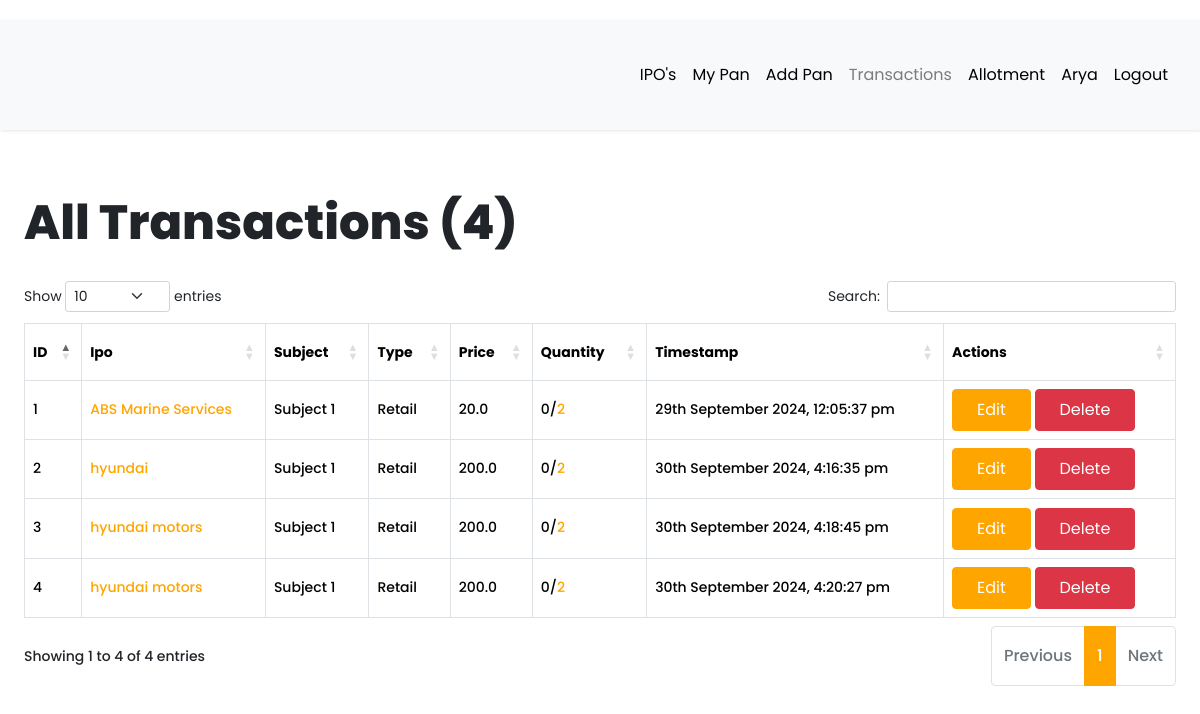
The page /all-transactions (signed in) on the database as committed earlier.
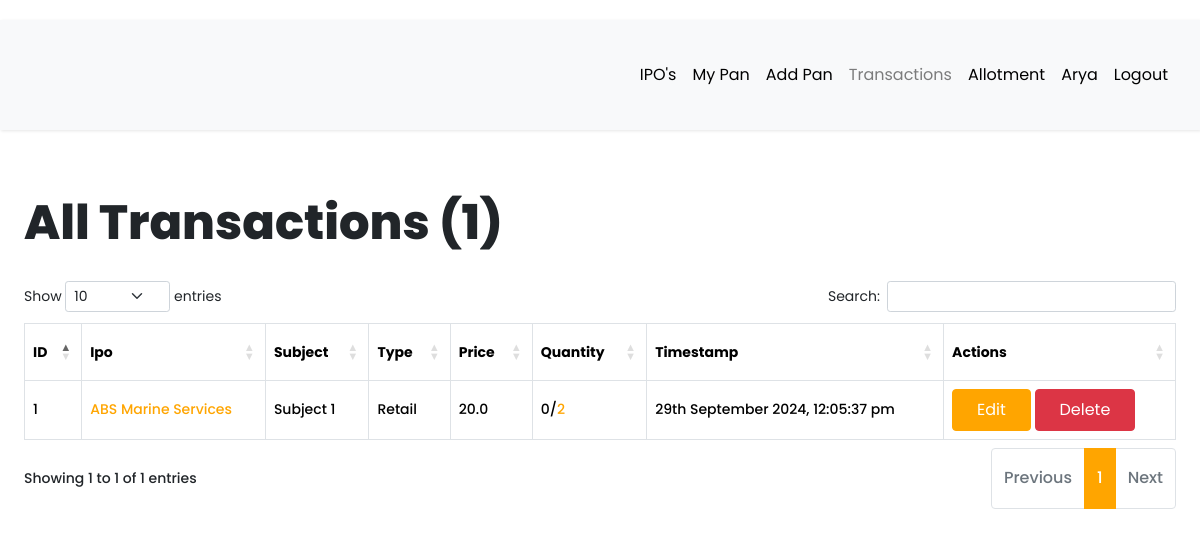
The same page on the database as committed later.
### app/models.py (models this page shows, shortened)
class User(db.Model, UserMixin):
    __tablename__ = "user"
    id = db.Column(db.Integer, primary_key=True)
    first_name = db.Column(db.String(64), index=True, default="First Name", nullable=False)
    last_name = db.Column(db.String(64), index=True, nullable=True)
    username = db.Column(db.String(64), index=True, unique=True, nullable=False)
    email = db.Column(db.String(128), index=True, nullable=False)
    password_hash = db.Column(db.String(128))
    confirm_password = db.Column(db.String(128))
    phone_number = db.Column(db.String(20), nullable=False, unique = True)
    verification_phone = db.Column(db.String(20))
    active = db.Column(db.Boolean, nullable=False, default=True)
    delete_account = db.Column(db.Boolean, default=False)
    registered_at = db.Column(db.DateTime, default=datetime.utcnow, nullable=False)
    emails = db.relationship("Email", backref="author", lazy="dynamic")
    type = db.Column(db.String(64))
    __mapper_args__ = {"polymorphic_identity": "user", "polymorphic_on": "type"}
    @property
    def is_active(self):
        return self.active

class Transaction(db.Model):
    __tablename__ = "transactions"
    id = db.Column(db.Integer, primary_key=True)
    timestamp = db.Column(db.DateTime, default=datetime.utcnow, nullable=False)
    settled = db.Column(db.Boolean, default=False)
    product_id = db.Column(db.Integer, db.ForeignKey('ipos.id', name='fk_transaction_product_id'), nullable=False)
    product = db.relationship('IPO',  backref=db.backref("transactions", cascade="all, delete-orphan"), foreign_keys=[product_id], passive_deletes=True)
    details_id = db.Column(db.Integer, db.ForeignKey('details.id', name='fk_transaction_details_id'), nullable=False)
    details = db.relationship('Details',  backref=db.backref("transactions", cascade="all, delete-orphan"), foreign_keys=[details_id], passive_deletes=True)
    seller_id = db.Column(db.Integer, db.ForeignKey("seller.id", ondelete="CASCADE", name="fk_transaction_seller_id"), nullable=False)
    seller = db.relationship("Seller", backref=db.backref("transactions", cascade="all, delete-orphan"), foreign_keys=[seller_id], passive_deletes=True)
    buyer_id = db.Column(db.Integer, db.ForeignKey("buyer.id", ondelete="CASCADE", name="fk_transaction_buyer_id"), nullable=False)
    buyer = db.relationship("Buyer",  backref=db.backref("transactions", cascade="all, delete-orphan"), foreign_keys=[buyer_id], passive_deletes=True)

class IPO(db.Model):
    __tablename__ = 'ipos'
    id = db.Column(db.Integer, primary_key=True)
    name = db.Column(db.String(255), nullable=False, unique=True, name='uq_ipo_name')
    price = db.Column(db.String(255), nullable=True)
    issue_size = db.Column(db.String(255), nullable=True)
    lot_size = db.Column(db.String(255), nullable=True)
    open_date = db.Column(db.DateTime, nullable=True)
    close_date = db.Column(db.DateTime, nullable=True)
    listing_date = db.Column(db.DateTime, nullable=True)
    listing_at = db.Column(db.String(255), nullable=True)
    status = db.Column(db.String(255), nullable=True)

class Details(db.Model):
    __tablename__ = "details"
    id = db.Column(db.Integer, primary_key=True)
    product_id = db.Column(db.Integer, db.ForeignKey("ipos.id", ondelete="CASCADE", name="fk_details_product_id"), nullable=False)
    subject = db.Column(db.String(10), nullable=False)
    formtype = db.Column(db.String(8), nullable=False)
    price = db.Column(db.Float, nullable=False)
    quantity = db.Column(db.Integer, nullable=False)
    extra_details = db.Column(db.String(25), nullable=True)
    timestamp = db.Column(db.DateTime, default=datetime.utcnow, nullable=False)
    seller_id = db.Column(db.Integer, db.ForeignKey("seller.id", ondelete="CASCADE", name="fk_details_seller_id"), nullable=False)
    seller = db.relationship("Seller", backref=db.backref("details", cascade="all, delete-orphan"), foreign_keys=[seller_id], passive_deletes=True)
    ipo = db.relationship("IPO", backref=db.backref("details", cascade="all, delete-orphan"), foreign_keys=[product_id], passive_deletes=True)

### app/routes.py (the view, shortened to what this page needs)
@app.route("/all-transactions")
@login_required
def all_transaction():
        if session.get("temp_details") is not None:
            session.pop("temp_details", None)
        if current_user.type == "seller":
            transactions = Transaction.query.filter_by(seller_id=current_user.id).all()
            for transaction in transactions:
                transaction.items_processed = count_pan(transaction.id)
            all_transactions = len(transactions)
            return render_template(
                "transaction/all_transactions.html",
                title="All Transactions",
                transactions=transactions,
                all_transactions=all_transactions,
            )
        else:
            return flash_message()

### app/models.py (called while the page is built)
@login.user_loader
def load_user(id):
    return User.query.get(int(id))

### app/routes.py (called while the page is built)
def count_pan(transaction_id):
    count = TransactionPan.query.filter_by(transaction_id=transaction_id).count()
    return count

### app/templates/transaction/all_transactions.html (shortened to what this page needs)
{% extends 'base.html' %}
{% block current_user_content %}
<div class="container-fluid content">
    <div class="row">
        <div class="col-md-12">
            <h1 class="mt-4 mb-4">{{ title }} ({{ all_transactions }})</h1>
        </div>
    </div>
    <div class="row transactions">
        <div class="col-md-12">
            <div class="table-responsive">
                <table id="data" class="table table-hover table-bordered">
                    <thead>
                        <tr>
                            <th>ID</th>
                            <th>Ipo</th>
                            <th>Subject</th>
                            <th>Type</th>
                            <th>Price</th>
                            <th>Quantity</th>
                            <th>Timestamp</th>
                            <th>Actions</th>
                        </tr>
                    </thead>
                    <tbody>
                        {% for transaction in transactions %}
                        <tr>
                            <td>{{ loop.index }}</td>
                            {% if current_user.type == "seller" %}
                            <td> <a
                                    href="{{ url_for('transaction_details', transaction_id=transaction.id,product_id = transaction.product.id) }}">
                                    {{ transaction.product.name }}</a></td>
                            {% elif current_user.type == "admin" or current_user.type == "buyer" %}
                            <td> {{ transaction.product.name }} </td>
                            {% endif %}
                            <td>{{ transaction.details.subject }}</td>
                            <td>{{ transaction.details.formtype }}</td>
                            <td>{{ transaction.details.price }}</td>
                            {% if current_user.type == "admin" or current_user.type == "buyer" %}
                            <td> {{ transaction.items_processed }}/{{ transaction.details.quantity }}</td>
                            {%else%}
                            <td> {{ transaction.items_processed }}/<a
                                    href="{{ url_for('available_pans',transaction_id = transaction.id ) }}"
                                    data-bs-toggle="tooltip" data-bs-placement="right"
                                    data-bs-title="You have submitted {{transaction.items_processed}} ">{{
                                    transaction.details.quantity }}</a></td>
                            {% endif %}
                            <td>{{ moment(transaction.timestamp).format('Do MMMM YYYY, h:mm:ss a') }}</td>
                            {% if current_user.type == "buyer" or current_user.type == "admin" %}
                            <th> {{ transaction.seller.first_name.title() }} {{ transaction.seller.last_name.title() }}
                            </th>
                            <td>
                                <a href="{{ url_for('delete_transaction', id=transaction.id) }}"
                                    class="btn btn-danger">Delete</a>
                            </td>
                            {% else %}
                            <td>
                                <a href="{{ url_for('edit_pans', id=transaction.id) }}" class="btn btn-primary">Edit</a>
                                <a href="{{ url_for('delete_transaction', id=transaction.id) }}"
                                    class="btn btn-danger">Delete</a>
                            </td>
                            {% endif %}
                        </tr>
                        {% endfor %}
                    </tbody>
                </table>
            </div>
        </div>
    </div>
</div>
{% endblock %}

### app/templates/base.html (shortened to what this page needs)
<!DOCTYPE html>
<html lang="eng">
<head>
  <link rel="stylesheet" href="https://cdnjs.cloudflare.com/ajax/libs/intl-tel-input/16.0.4/css/intlTelInput.css">
  <link rel="stylesheet" type="text/css" href="https://cdn.datatables.net/1.10.25/css/dataTables.bootstrap5.css">
  <link rel="stylesheet" href="{{ url_for('static', filename='css/navbar.css') }}">
  {% if current_user.is_authenticated %}
  <link rel="stylesheet" type="text/css" href="{{ url_for('static', filename='css/custom_current_user.css') }}"
    alt="52 Not available at this momoent">
  <link href="https://cdn.jsdelivr.net/npm/bootstrap@5.3.3/dist/css/bootstrap.min.css" rel="stylesheet"
>
  <link rel="stylesheet" href="{{ url_for('static', filename='css/main.css') }}">
  <link rel="stylesheet"
    href="https://cdnjs.cloudflare.com/ajax/libs/malihu-custom-scrollbar-plugin/3.1.5/jquery.mCustomScrollbar.min.css">
  {% endif %}
</head>
<body>
    {% if current_user.is_authenticated %}
    {% if current_user.is_active %}
    <div class="wrapper">
      <div id="content">
        <nav class="navbar navbar-expand-lg navbar-light bg-light">
          <div class="container-fluid">
            {% if current_user.type == "seller" %}
            <div class="collapse navbar-collapse" id="navbarSupportedContent">
              <ul class="nav navbar-nav ms-auto">
                <li class="nav-item">
                  <a class="nav-link {{ 'link_disabled' if request.endpoint == 'view_product' else '' }}"
                    href="{{ url_for('view_product') }}" alt="459 Not available at this moment">IPO's</a>
                </li>
                <li class="nav-item">
                  <a class="nav-link {{ 'link_disabled' if request.endpoint == 'all_pan' else '' }}"
                    href="{{ url_for('all_pan') }}" alt="459 Not available at this moment">My Pan</a>
                </li>
                <li class="nav-item">
                  <a class="nav-link {{ 'link_disabled' if request.endpoint == 'add_pan' else '' }}"
                    href="{{ url_for('add_pan') }}" alt="459 Not available at this moment">Add Pan</a>
                </li>
                <li class="nav-item">
                  <a class="nav-link {{ 'link_disabled' if request.endpoint == 'all_transaction' else '' }}"
                    href="{{ url_for('all_transaction') }}" alt="459 Not available at this moment">Transactions</a>
                </li>
                <li class="nav-item">
                  <a class="nav-link {{ 'link_disabled' if request.endpoint == 'checking_allotment' else '' }}"
                    href="{{ url_for('checking_allotment') }}" alt="459 Not available at this moment">Allotment</a>
                </li>
                <li class="nav-item ">
                  <a class="nav-link {{ 'link_disabled' if request.endpoint == 'dashboard' else '' }}"
                    href="{{ url_for('dashboard') }}" alt="459 Not available at this moment">{{ current_user.username
                    }}</a>
                </li>
                <li class="nav-item">
                  <a class="nav-link {{ 'link_disabled' if request.endpoint == 'logout' else '' }}"
                    href="{{ url_for('logout') }}" alt="459 Not available at this moment">Logout</a>
                </li>
              </ul>
            </div>
            {% endif %}
        </nav>
        {% block current_user_content %}
        {% endblock %}
      </div>
    </div>
    {% endif %}
    {% endif %}
</body>
</html>

### app/static/css/navbar.css (style rules this page uses)
:root { --default-primary: #90f188; --default-secondary: #0f1d07; --container-gutter: clamp(2.5rem, 2.6455026455vw, 3.325rem); --theme-primary: var(--default-primary); --theme-secondary: var(--default-secondary); }

### app/static/css/custom_current_user.css (style rules this page uses)
body { font-family: 'Poppins', sans-serif; background: #fafafa; }
a, a:hover, a:focus { color: inherit; text-decoration: none; transition: all 0.3s; }
.navbar { padding: 15px 10px; background: #fff; border: none; border-radius: 0; margin-bottom: 40px; box-shadow: 1px 1px 3px #0000001a; }
.wrapper { display: flex; width: 100%; }
#content { width: calc(100%); padding-top: 20px; padding-bottom: 20px; min-height: 100vh; transition: all 0.3s; position: absolute; top: 0; right: 0; }
.link_disabled { pointer-events: none; color: currentColor; cursor: not-allowed; opacity: 0.5; text-decoration: none; }
.btn { display: inline-block; font-weight: 400; line-height: 0.5; color: #575555; text-align: center; text-decoration: none; vertical-align: middle; cursor: pointer; -webkit-user-select: none; -moz-user-select: none; -ms-user-select: none; user-select: none; background-color: #c2c2c2; border: 1px solid transparent; padding: 0.8rem 0.8rem; font-size: 1.1em; border-radius: 0.25rem; transition: color 0.15s ease-in-out, background-color 0.15s ease-in-out, border-color 0.15s ease-in-out, box-shadow 0.15s ease-in-out; }

Rows that differ between the two databases and show on the page:
removed Transaction: timestamp "30th September 2024, 4:16:35 pm"
removed Transaction: timestamp "30th September 2024, 4:18:45 pm"
removed Transaction: timestamp "30th September 2024, 4:20:27 pm"
Other text that changed with them:
{{ all_transactions }}: "4" → "1"
text written by a page script: "Show entries Search: Showing 1 to 4 of 4 entries Previous 1 Next" → "Show entries Search: Showing 1 to 1 of 1 entries Previous 1 Next"
